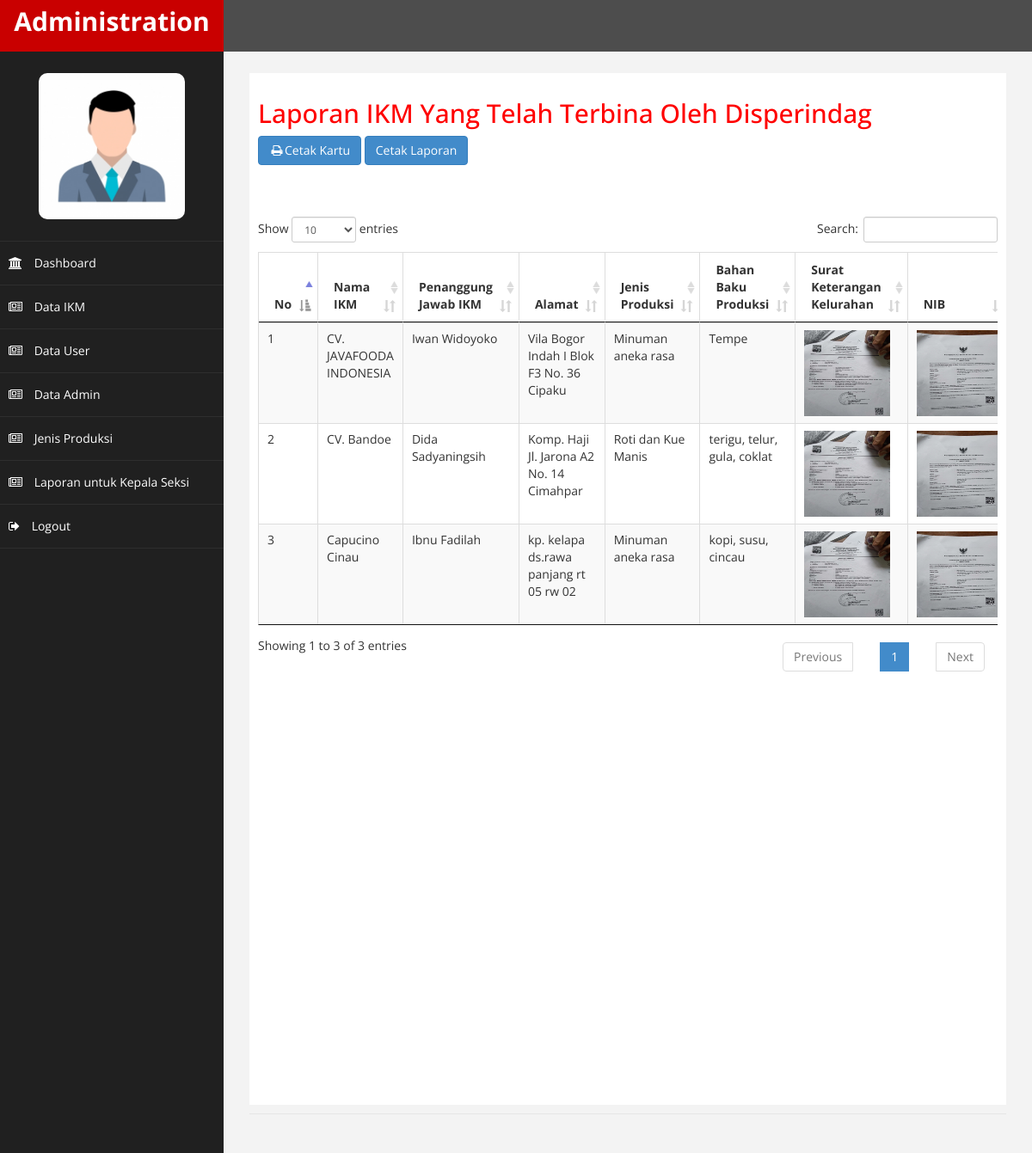
/admin/index.php?hal=laporan_kasi (signed in), run on the app's committed database.
### tables this page shows
CREATE TABLE `ikm` (
  `id_ikm` varchar(50) NOT NULL,
  `id_user` varchar(50) NOT NULL,
  `nama_ikm` varchar(100) NOT NULL,
  `penanggung_jawab` varchar(100) NOT NULL,
  `alamat` varchar(100) NOT NULL,
  `jenis_produksi` varchar(100) NOT NULL,
  `bahan_baku` varchar(100) NOT NULL,
  `tahun` varchar(50) NOT NULL,
  `surat_keterangan_kelurahan` text NOT NULL,
  `nib` text NOT NULL,
  `siup_iui` text NOT NULL,
  `status` varchar(100) NOT NULL
);

### admin/data/laporan_kasi.php (the view, shortened to what this page needs)
<h2>Laporan IKM Yang Telah Terbina Oleh Disperindag</h2>
<a href="" class="btn btn-primary btn-md header_kanan"
onclick="window.open('data/cetak_laporan.php', 'newwindow','width=800,height=500');
              return false;">
<span class="fa fa-print fa-fw"></span>Cetak Kartu</a>
 <button type="button" class="btn btn-primary" data-toggle="modal" data-target="#exampleModal">
                  Cetak Laporan
                </button>
<br><br>
<br><br>
<div class="table-responsive">
<table id="table_berita" class="table table-striped table-bordered responsive">
  <thead>
    <tr>
      <th>No</th>
      <th>Nama IKM</th>
      <th>Penanggung Jawab IKM</th>
      <th>Alamat</th>
      <th>Jenis Produksi</th>
      <th>Bahan Baku Produksi</th>
      <th>Surat Keterangan Kelurahan</th>
      <th>NIB</th>
    </tr>
  </thead>
  <tbody>
    <?php $nomor=1; ?>
    <?php $ambil=$koneksi->query(" SELECT * FROM ikm where status = 'IKM dibina Oleh Disperindag'"); ?>
    <?php while($pecah=$ambil->fetch_assoc()) { ?>
    <tr>
      <td> <?php echo $nomor; ?></td>
      <td> <?php echo $pecah['nama_ikm']; ?></td>
      <td> <?php echo $pecah['penanggung_jawab']; ?></td>
      <td> <?php echo $pecah['alamat']; ?></td>
      <td> <?php echo $pecah['jenis_produksi']; ?></td>
      <td> <?php echo $pecah['bahan_baku']; ?></td>
           <td>
             <a href="#" data-toggle="modal" data-target="#detail-transaksi">
           <img src="../img/sk/<?php echo $pecah['surat_keterangan_kelurahan']; ?>" width="100px" height="100px">
          </a>
      </td>
      <td>
        <img src="../img/nib/<?php echo $pecah['nib']; ?>" width="100px" height="100px">
      </td>
    </tr>
    <?php $nomor++ ?>
    <?php } ?>
  </tbody>
</table>
</div>
        </div>
        <div class="modal-footer">
      </div>
    </div>
  </div>

### admin/assets/css/custom.css (style rules this page uses)
body { font-family: 'Open Sans', sans-serif; }
h2 { color: #f00; }

### data on the page
ikm: nama_ikm "CV. JAVAFOODA INDONESIA", penanggung_jawab "Iwan Widoyoko", alamat "Vila Bogor Indah I Blok F3 No. 36 Cipaku", jenis_produksi "Minuman aneka rasa", bahan_baku "Tempe", surat_keterangan_kelurahan (picture), nib (picture)
ikm: nama_ikm "CV. Bandoe", penanggung_jawab "Dida Sadyaningsih", alamat "Komp. Haji Jl. Jarona A2 No. 14 Cimahpar", jenis_produksi "Roti dan Kue Manis", bahan_baku "terigu, telur, gula, coklat", surat_keterangan_kelurahan (picture), nib (picture)
ikm: nama_ikm "Capucino Cinau", penanggung_jawab "Ibnu Fadilah", alamat "kp. kelapa ds.rawa panjang rt 05 rw 02", jenis_produksi "Minuman aneka rasa", bahan_baku "kopi, susu, cincau", surat_keterangan_kelurahan (picture), nib (picture)
